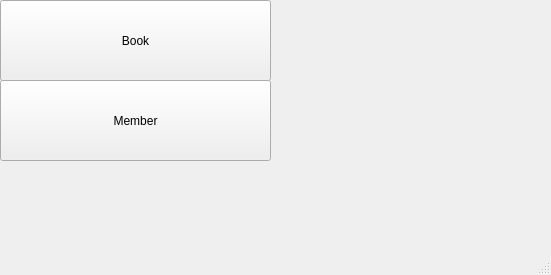
<?xml version="1.0" encoding="UTF-8"?>
<ui version="4.0">
 <class>MainWindow</class>
 <widget class="QMainWindow" name="MainWindow">
  <property name="geometry">
   <rect>
    <x>0</x>
    <y>0</y>
    <width>551</width>
    <height>275</height>
   </rect>
  </property>
  <property name="windowTitle">
   <string>MainWindow</string>
  </property>
  <widget class="QWidget" name="centralwidget">
   <widget class="QPushButton" name="btnBuku">
    <property name="geometry">
     <rect>
      <x>0</x>
      <y>0</y>
      <width>271</width>
      <height>81</height>
     </rect>
    </property>
    <property name="text">
     <string>Book</string>
    </property>
   </widget>
   <widget class="QPushButton" name="btnMember">
    <property name="geometry">
     <rect>
      <x>0</x>
      <y>80</y>
      <width>271</width>
      <height>81</height>
     </rect>
    </property>
    <property name="text">
     <string>Member</string>
    </property>
   </widget>
  </widget>
  <widget class="QStatusBar" name="statusbar"/>
 </widget>
 <resources/>
 <connections/>
</ui>
